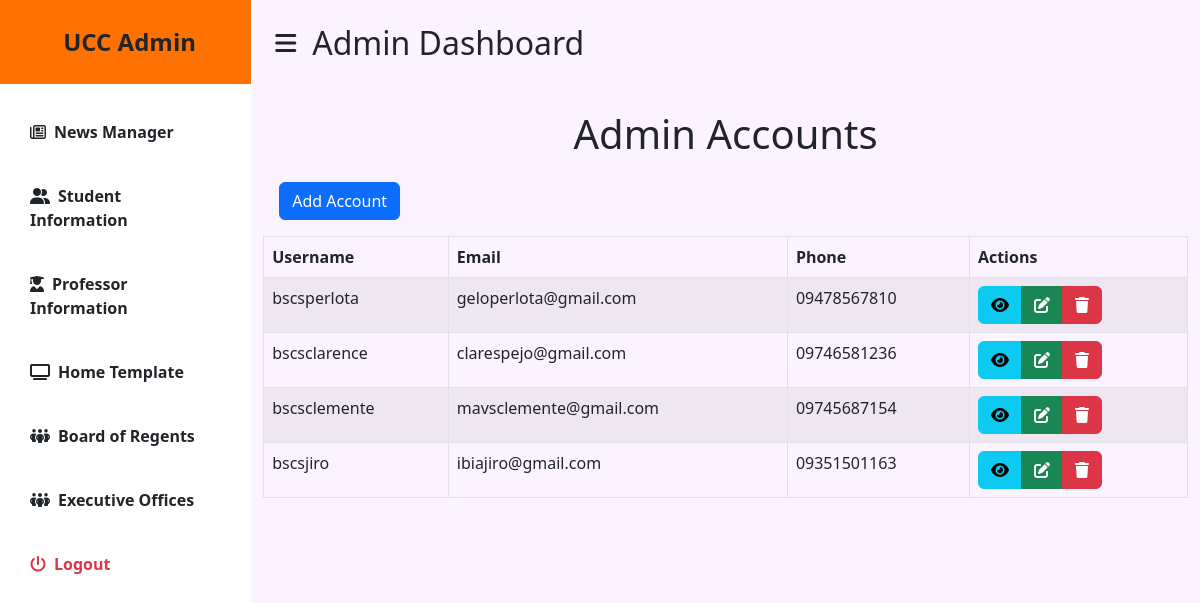
The app's page /fixedduplicateadmin/adminaccount.php with its own data.
### tables this page shows
CREATE TABLE `uccp_adminacc_tbl` (
  `id` int(11) NOT NULL,
  `usertype` int(11) NOT NULL,
  `username` varchar(60) NOT NULL,
  `password` varchar(60) NOT NULL,
  `email` varchar(50) NOT NULL,
  `phone` varchar(15) NOT NULL
);

### fixedduplicateadmin/adminaccount.php (the view, shortened to what this page needs)
<?php
include 'includes/header.php';
?>
<div class="d-flex" id="wrapper">
  <?php include 'includes/sidebar.php' ?>
  <div id="page-content-wrapper">
    <nav class="navbar navbar-expand-lg navbar-light bg-transparent py-4 px-4">
      <div class="d-flex align-items-center">
        <i class="fas fa-bars primary-text fs-4 me-3" id="menu-toggle"></i>
        <h2 class="fs-2 m-0">Admin Dashboard</h2>
      </div>
    </nav>
    <div class="container"><br>
      <center><h1>Admin Accounts</h1></center
        <button type="button" class="btn btn-primary float-start m-3" data-bs-toggle="modal" data-bs-target="#addadminaccount">Add Account</button>
          </div>
            </div>
            <form class="" action="" method="post">
              <table id="adminaccountlists" class="table table-striped table-bordered">
                <thead>
                  <tr>
                    <th scope="col">Username</th>
                    <th scope="col">Email</th>
                    <th scope="col">Phone</th>
                    <th scope="col">Actions</th>
                  </tr>
                </thead>
                <tbody>
                  <?php
                  $query = "SELECT * FROM uccp_adminacc_tbl";
                  $query_run = mysqli_query($con, $query);
                  if (mysqli_num_rows($query_run)>0) {
                    while ($adminacc = mysqli_fetch_array($query_run)){
                      ?>
                      <tr>
                        <td><?= $adminacc['username']?></td>
                        <td><?= $adminacc['email']?></td>
                        <td><?= $adminacc['phone']?></td>
                        <td>
                          <div class="btn-group" role="group" aria-label="Basic example">
                            <button data-id="<?= $adminacc['id'] ?>" type="button" name="adminaccview" class="btn btn-info viewadmin" data-bs-toggle="modal" data-bs-target="#viewadminacc"><i class="fa-solid fa-eye"></i></button>
                            <button type="button" id="<?= $adminacc['id']?>" class="btn btn-success admineditdata" id=""><i class="fa-solid fa-pen-to-square"></i></button>
                            <button type="button" id="<?= $adminacc['id']?>" name="adminaccremove" class="btn btn-danger adminremovedata"><i class="fa-solid fa-trash"></i></button>
                          </div>
                        </td>
                      </tr>
                      <?php
                    }
                  } else {
                  }
                  ?>
                </tbody>
              </table>
            </form>
          </div>
      <?php include 'includes/footer.php' ?>

### fixedduplicateadmin/admin.css (style rules this page uses)
#wrapper { overflow-x: hidden; background-color: #fbf3ff; }
#page-content-wrapper { min-width: 100vw; }
#menu-toggle { cursor: pointer; }
@media (min-width: 768px) { #page-content-wrapper { min-width: 0; width: 100%; } }

### records on screen
uccp_adminacc_tbl: username "bscsperlota", email "geloperlota@gmail.com", phone "09478567810"
uccp_adminacc_tbl: username "bscsclarence", email "clarespejo@gmail.com", phone "09746581236"
uccp_adminacc_tbl: username "bscsclemente", email "mavsclemente@gmail.com", phone "09745687154"
uccp_adminacc_tbl: username "bscsjiro", email "ibiajiro@gmail.com", phone "09351501163"
